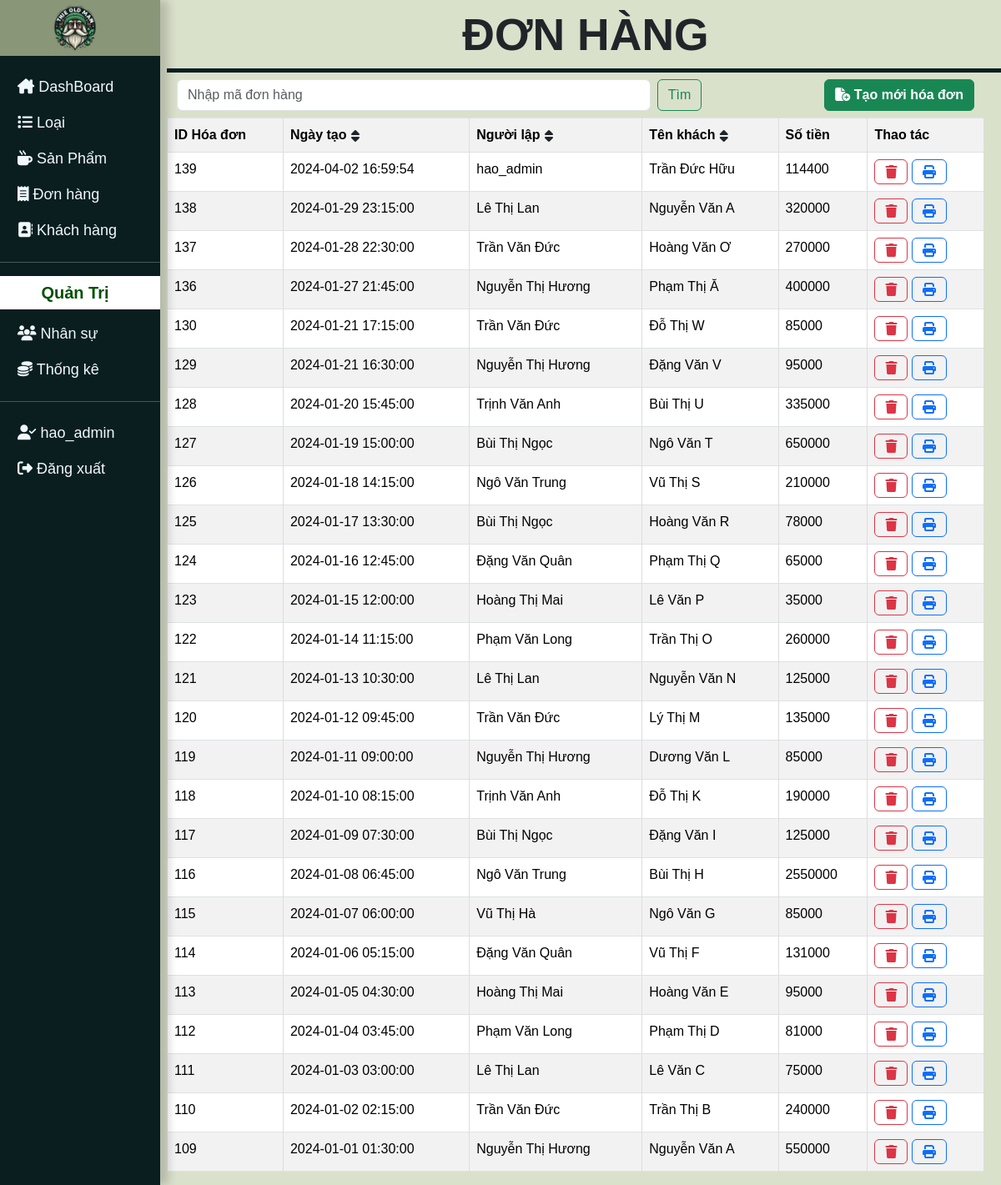
/user_page.php?donhang (signed in), run on the app's committed database.
### tables this page shows
CREATE TABLE `accounts` (
  `account_id` int NOT NULL AUTO_INCREMENT,
  `full_name` varchar(255) NOT NULL,
  `email` varchar(255) NOT NULL,
  `password` varchar(255) NOT NULL,
  `type` varchar(10) NOT NULL,
  PRIMARY KEY (`account_id`)
);

CREATE TABLE `invoices` (
  `invoice_id` int NOT NULL AUTO_INCREMENT,
  `account_id` int DEFAULT NULL,
  `customer_id` int DEFAULT NULL,
  `creation_time` timestamp NULL DEFAULT CURRENT_TIMESTAMP,
  `discount` int DEFAULT '0',
  `total` int DEFAULT '0',
  PRIMARY KEY (`invoice_id`),
  KEY `account_id` (`account_id`),
  KEY `customer_id` (`customer_id`),
  CONSTRAINT `invoices_ibfk_1` FOREIGN KEY (`account_id`) REFERENCES `accounts` (`account_id`),
  CONSTRAINT `invoices_ibfk_2` FOREIGN KEY (`customer_id`) REFERENCES `customers` (`customer_id`)
);

CREATE TABLE `customers` (
  `customer_id` int NOT NULL AUTO_INCREMENT,
  `customer_name` varchar(255) NOT NULL,
  `phone_number` varchar(20) DEFAULT NULL,
  PRIMARY KEY (`customer_id`)
);

### src/views/donhang.php (the view, shortened to what this page needs)
<?php
if (!isset($ds_donhang_timkiem)) {
    $sql = "CALL GetInvoiceDetails();";
    $ds_hoadon = mysqli_query($conn, $sql);
    $ds_hoadon = mysqli_fetch_all($ds_hoadon);
} else {
    $ds_hoadon = $ds_donhang_timkiem;
}
?>
<div class="dash_board px-2">
    <h1 class="head-name">ĐƠN HÀNG</h1>
    <div class="head-line"></div>
    <div class="container-fluid row justify-content-between">
        <form action="user_page.php?" method="GET" class="d-flex col-8 my-2" role="search">
            <input class="form-control me-2" type="text" placeholder="Nhập mã đơn hàng" name='timkiem-donhang' aria-label="Search" required>
            <button class="btn btn-outline-success" type="submit">Tìm</button>
        </form>
        <div class="text-end col-4">
            <a href="user_page.php?donhang=them" class="my-2 btn btn-success fw-bolder"><i class="fa-solid fa-file-circle-plus"></i> Tạo mới hóa đơn</a>
        </div>
        <table id="myTable" class="table container-fluid text-center table-hover table-striped table-bordered">
            <tr>
                <th>ID Hóa đơn </th>
                <th onclick="sortTable(1)">Ngày tạo <i href="" class=" fw-bolder"><i class="p-0 btn fa-solid fa-sort"></i></th>
                <th onclick="sortTable(2)">Người lập <i href="" class=" fw-bolder"><i class="p-0 btn fa-solid fa-sort"></i></th>
                <th onclick="sortTable(3)">Tên khách <i href="" class=" fw-bolder"><i class="p-0 btn fa-solid fa-sort"></th>
                <th>Số tiền <i href="" class=" fw-bolder"></th>
                <th>Thao tác</th>
            </tr>
            <?php foreach ($ds_hoadon as $hd) : ?>
                <tr>
                    <td><?= $hd[0] ?></td>
                    <td><?= $hd[1] ?></td>
                    <td><?= $hd[2] ?></td>
                    <td><?= $hd[3] ?></td>
                    <td><?= intval($hd[4]) ?></td>
                    <td>
                        <a href="/user_page.php?donhang=xoa&id=<?= $hd[0] ?>"><i class="btn btn-outline-danger fa-solid fa-trash"></i></a>
                        <a href="/user_page.php?donhang=in&id=<?= $hd[0] ?>"><i class="btn btn-outline-primary fa-solid fa-print"></i></i></a>
                    </td>
                </tr>
            <?php endforeach; ?>
        </table>
    </div>
</div>
</div>

### src/views/header.php (shortened to what this page needs)
<!DOCTYPE html>
<html lang="en">
<head>
    <link href="https://cdn.jsdelivr.net/npm/bootstrap@5.3.3/dist/css/bootstrap.min.css" rel="stylesheet" />
    <link rel="stylesheet" href="https://cdnjs.cloudflare.com/ajax/libs/font-awesome/6.5.1/css/all.min.css" />
    <link rel="stylesheet" href="css/style.css" />
</head>
<body class="row">
    <div class="nav-side col-2 p-0 sticky-top">
        <div class="logo p-1 justify-content-center text-center">
            <a href="user_page.php?dashboard"> <img width="30%" src="/img/logo.jfif" alt="Logo"></a>
        </div>
        <div class="navs pt-3">
            <div class="container-fluid">
                <a class="text-truncate" href="/user_page.php?dashboard"><i class="fa-solid fa-house-chimney"></i> DashBoard</a>
            </div>
            <div class="container-fluid">
                <a class="text-truncate" href="/user_page.php?loai"><i class="fa-solid fa-list"></i> Loại</a>
            </div>
            <div class="container-fluid">
                <a class="text-truncate" href="/user_page.php?sanpham"><i class="fa-solid fa-mug-hot"></i> Sản Phẩm</a>
            </div>
            <div class="container-fluid">
                <a class="text-truncate" href="/user_page.php?donhang"><i class="fa-solid fa-receipt"></i> Đơn hàng</a>
            </div>
            <div class="container-fluid">
                <a class="text-truncate" href="/user_page.php?khachhang"><i class="fa-solid fa-address-book"></i> Khách hàng</a>
            </div>
        </div>
        <?php
        if (isset($_SESSION['admin_id'])) :
        ?>
            <hr>
            <div class="container-fluid admin-head">
                <h5 class="text-center py-2 fw-bold">Quản Trị</h5>
            </div>
            <div class="navs text-center p-0">
                <div class="container-fluid">
                    <a class="text-truncate" href="/user_page.php?nhansu"><i class="fa-solid fa-users"></i> Nhân sự</a>
                </div>
                <div class="container-fluid">
                    <a class="text-truncate" href="/user_page.php?thongke"><i class="fa-solid fa-coins"></i> Thống kê</a>
                </div>
            </div>
        <?php endif; ?>
        <div class="navs text-center p-0">
            <hr class="mt-3">
            <div class="container-fluid">
                <a class="text-truncate"><i class="fa-solid fa-user-check"></i> <?= $user_name ?? '' ?></a>
            </div>
            <div class="    container-fluid logout-btn">
                <a class="text-truncate" href="/logout.php"><i class="fa-solid fa-right-from-bracket"></i> Đăng xuất</a>
            </div>
        </div>
    </div>
    <div class="main col-10 p-0">

### css/style.css (style rules this page uses)
html, body { height: 100%; margin: 0; padding: 0; background-color: #d9e1cb; }
a { text-decoration: none; }
.nav-side { color: aliceblue; background-color: #0a1e1f; box-shadow: 10px 0px 10px 0px rgba(45, 33, 33, 0.2); min-height: 100%; }
.logo { background-color: #899678; }
.navs a { display: block; text-align: left; color: aliceblue; transition: background-color 0.3s ease-in-out; padding: 8px 0px 8px 33px; font-size: large; }
.navs div { padding: 0px; }
.admin-head { color: rgb(2, 80, 2); background: #fff; }
.head-line { display: block-inline; background-color: #0a1e1f; height: 5px; content: none; width: 100%; margin-top: 0px; }
.head-name { padding-top: 10px; text-align: center; font-size: 53.5px; font-weight: bolder; }
table { width: 100%; border-collapse: collapse; }
tr:nth-child(even) { background-color: #f2f2f2; }
th { background-color: #4caf50; color: white; }
td, th { border: 1px solid #ddd; padding: 8px; text-align: left; }
* { font-family: "Poppins", sans-serif; margin: 0; padding: 0; box-sizing: border-box; outline: none; border: none; text-decoration: none; }

### data on the page
accounts: full_name "hao_admin"
invoices: invoice_id "139", creation_time "2024-04-02 16:59:54", account.full_name "hao_admin", customer.customer_name "Trần Đức Hữu", total "114400"
invoices: invoice_id "138", creation_time "2024-01-29 23:15:00", account.full_name "Lê Thị Lan", customer.customer_name "Nguyễn Văn A", total "320000"
invoices: invoice_id "137", creation_time "2024-01-28 22:30:00", account.full_name "Trần Văn Đức", customer.customer_name "Hoàng Văn Ơ", total "270000"
invoices: invoice_id "136", creation_time "2024-01-27 21:45:00", account.full_name "Nguyễn Thị Hương", customer.customer_name "Phạm Thị Ă", total "400000"
invoices: invoice_id "130", creation_time "2024-01-21 17:15:00", account.full_name "Trần Văn Đức", customer.customer_name "Đỗ Thị W", total "85000"
invoices: invoice_id "129", creation_time "2024-01-21 16:30:00", account.full_name "Nguyễn Thị Hương", customer.customer_name "Đặng Văn V", total "95000"
invoices: invoice_id "128", creation_time "2024-01-20 15:45:00", account.full_name "Trịnh Văn Anh", customer.customer_name "Bùi Thị U", total "335000"
invoices: invoice_id "127", creation_time "2024-01-19 15:00:00", account.full_name "Bùi Thị Ngọc", customer.customer_name "Ngô Văn T", total "650000"
invoices: invoice_id "126", creation_time "2024-01-18 14:15:00", account.full_name "Ngô Văn Trung", customer.customer_name "Vũ Thị S", total "210000"
invoices: invoice_id "125", creation_time "2024-01-17 13:30:00", account.full_name "Bùi Thị Ngọc", customer.customer_name "Hoàng Văn R", total "78000"
invoices: invoice_id "124", creation_time "2024-01-16 12:45:00", account.full_name "Đặng Văn Quân", customer.customer_name "Phạm Thị Q", total "65000"
invoices: invoice_id "123", creation_time "2024-01-15 12:00:00", account.full_name "Hoàng Thị Mai", customer.customer_name "Lê Văn P", total "35000"
invoices: invoice_id "122", creation_time "2024-01-14 11:15:00", account.full_name "Phạm Văn Long", customer.customer_name "Trần Thị O", total "260000"
invoices: invoice_id "121", creation_time "2024-01-13 10:30:00", account.full_name "Lê Thị Lan", customer.customer_name "Nguyễn Văn N", total "125000"
invoices: invoice_id "120", creation_time "2024-01-12 09:45:00", account.full_name "Trần Văn Đức", customer.customer_name "Lý Thị M", total "135000"
invoices: invoice_id "119", creation_time "2024-01-11 09:00:00", account.full_name "Nguyễn Thị Hương", customer.customer_name "Dương Văn L", total "85000"
invoices: invoice_id "118", creation_time "2024-01-10 08:15:00", account.full_name "Trịnh Văn Anh", customer.customer_name "Đỗ Thị K", total "190000"
invoices: invoice_id "117", creation_time "2024-01-09 07:30:00", account.full_name "Bùi Thị Ngọc", customer.customer_name "Đặng Văn I", total "125000"
invoices: invoice_id "116", creation_time "2024-01-08 06:45:00", account.full_name "Ngô Văn Trung", customer.customer_name "Bùi Thị H", total "2550000"
invoices: invoice_id "115", creation_time "2024-01-07 06:00:00", account.full_name "Vũ Thị Hà", customer.customer_name "Ngô Văn G", total "85000"
invoices: invoice_id "114", creation_time "2024-01-06 05:15:00", account.full_name "Đặng Văn Quân", customer.customer_name "Vũ Thị F", total "131000"
invoices: invoice_id "113", creation_time "2024-01-05 04:30:00", account.full_name "Hoàng Thị Mai", customer.customer_name "Hoàng Văn E", total "95000"
invoices: invoice_id "112", creation_time "2024-01-04 03:45:00", account.full_name "Phạm Văn Long", customer.customer_name "Phạm Thị D", total "81000"
invoices: invoice_id "111", creation_time "2024-01-03 03:00:00", account.full_name "Lê Thị Lan", customer.customer_name "Lê Văn C", total "75000"
invoices: invoice_id "110", creation_time "2024-01-02 02:15:00", account.full_name "Trần Văn Đức", customer.customer_name "Trần Thị B", total "240000"
invoices: invoice_id "109", creation_time "2024-01-01 01:30:00", account.full_name "Nguyễn Thị Hương", customer.customer_name "Nguyễn Văn A", total "550000"
